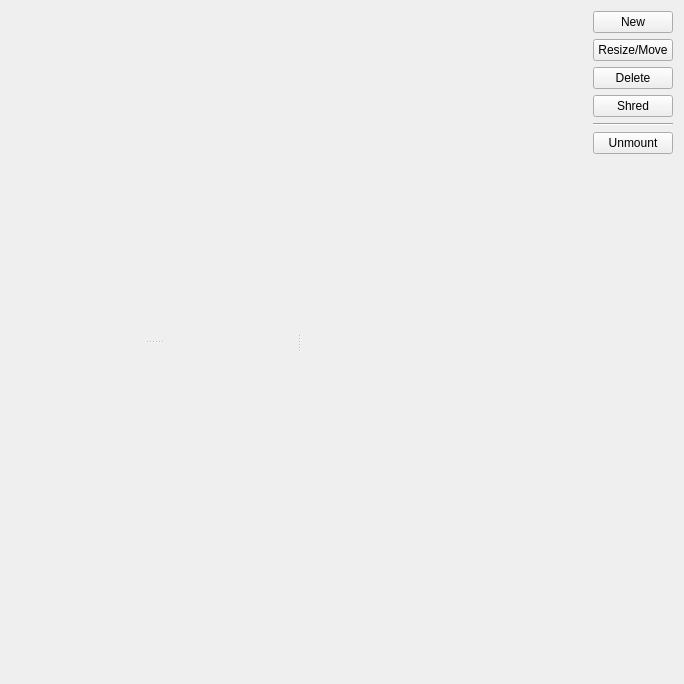
<ui version="4.0" >
 <class>PartitionManagerKCMBase</class>
 <widget class="QWidget" name="PartitionManagerKCMBase" >
  <property name="geometry" >
   <rect>
    <x>0</x>
    <y>0</y>
    <width>684</width>
    <height>684</height>
   </rect>
  </property>
  <layout class="QGridLayout">
   <item rowspan="8" row="0" column="0">
    <widget class="QSplitter" name="m_SplitterHorizontal" >
     <property name="orientation" >
      <enum>Qt::Horizontal</enum>
     </property>
     <widget class="QSplitter" name="m_SplitterVertical" >
      <property name="orientation" >
       <enum>Qt::Vertical</enum>
      </property>
      <widget class="ListDevices" native="1" name="m_ListDevices" >
       <property name="minimumSize" >
        <size>
         <width>170</width>
         <height>0</height>
        </size>
       </property>
      </widget>
      <widget class="ListOperations" native="1" name="m_ListOperations" />
     </widget>
     <widget class="QWidget">
      <layout class="QVBoxLayout">
       <item>
        <widget class="KToolBar" native="1" name="m_ToolBar" />
       </item>
       <item>
        <widget class="PartitionManagerWidget" native="1" name="m_PartitionManagerWidget" />
       </item>
      </layout>
     </widget>
    </widget>
   </item>
      <item row="0" column="1">
       <widget class="QPushButton" name="newButton">
        <property name="text" >
         <string>New</string>
        </property>
       </widget>
      </item>
      <item row="1" column="1">
       <widget class="QPushButton" name="resizeButton">
        <property name="text" >
         <string>Resize/Move</string>
        </property>
       </widget>
      </item>
      <item row="2" column="1">
       <widget class="QPushButton" name="deleteButton">
        <property name="text" >
         <string>Delete</string>
        </property>
       </widget>
      </item>
   <item row="3" column="1" >
    <widget class="QPushButton" name="shredButton" >
     <property name="text" >
      <string>Shred</string>
     </property>
    </widget>
   </item>
   <item row="4" column="1" >
    <widget class="Line" name="line" >
     <property name="orientation" >
      <enum>Qt::Horizontal</enum>
     </property>
    </widget>
   </item>
   <item row="5" column="1" >
    <widget class="QPushButton" name="unmountButton" >
     <property name="text" >
      <string>Unmount</string>
     </property>
    </widget>
   </item>
  </layout>
 </widget>
 <customwidgets>
  <customwidget>
   <class>PartitionManagerWidget</class>
   <extends>QWidget</extends>
   <header>gui/partitionmanagerwidget.h</header>
   <container>1</container>
  </customwidget>
  <customwidget>
   <class>ListDevices</class>
   <extends>QWidget</extends>
   <header>gui/listdevices.h</header>
   <container>1</container>
  </customwidget>
  <customwidget>
   <class>ListOperations</class>
   <extends>QWidget</extends>
   <header>gui/listoperations.h</header>
   <container>1</container>
  </customwidget>
  <customwidget>
   <class>KToolBar</class>
   <extends>QWidget</extends>
   <header location="global" >ktoolbar.h</header>
   <container>1</container>
  </customwidget>
 </customwidgets>
 <resources/>
 <connections/>
</ui>
